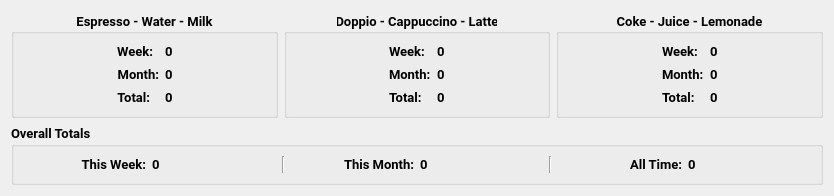
     <widget class="QWidget" name="statistics_tab">
      <attribute name="title">
       <string>Stats</string>
      </attribute>
      <layout class="QGridLayout" name="gridLayout_4" rowstretch="2,1">
       <item row="1" column="0" colspan="3">
        <widget class="QGroupBox" name="groupBox_7">
         <property name="font">
          <font>
           <family>Roboto</family>
           <pointsize>10</pointsize>
           <bold>true</bold>
          </font>
         </property>
         <property name="title">
          <string>Overall Totals</string>
         </property>
         <layout class="QHBoxLayout" name="horizontalLayout_8">
          <item>
           <widget class="QLabel" name="label_34">
            <property name="text">
             <string>This Week:</string>
            </property>
            <property name="alignment">
             <set>Qt::AlignmentFlag::AlignRight|Qt::AlignmentFlag::AlignTrailing|Qt::AlignmentFlag::AlignVCenter</set>
            </property>
            <property name="lblType" stdset="0">
             <string>emphasis</string>
            </property>
           </widget>
          </item>
          <item>
           <widget class="QLabel" name="overall_week_label">
            <property name="text">
             <string>0</string>
            </property>
            <property name="lblType" stdset="0">
             <string>extra-strong</string>
            </property>
           </widget>
          </item>
          <item>
           <widget class="Line" name="line">
            <property name="orientation">
             <enum>Qt::Orientation::Vertical</enum>
            </property>
           </widget>
          </item>
          <item>
           <widget class="QLabel" name="label_36">
            <property name="text">
             <string>This Month:</string>
            </property>
            <property name="alignment">
             <set>Qt::AlignmentFlag::AlignRight|Qt::AlignmentFlag::AlignTrailing|Qt::AlignmentFlag::AlignVCenter</set>
            </property>
            <property name="lblType" stdset="0">
             <string>emphasis</string>
            </property>
           </widget>
          </item>
          <item>
           <widget class="QLabel" name="overall_month_label">
            <property name="text">
             <string>0</string>
            </property>
            <property name="lblType" stdset="0">
             <string>extra-strong</string>
            </property>
           </widget>
          </item>
          <item>
           <widget class="Line" name="line_2">
            <property name="orientation">
             <enum>Qt::Orientation::Vertical</enum>
            </property>
           </widget>
          </item>
          <item>
           <widget class="QLabel" name="label_38">
            <property name="text">
             <string>All Time:</string>
            </property>
            <property name="alignment">
             <set>Qt::AlignmentFlag::AlignRight|Qt::AlignmentFlag::AlignTrailing|Qt::AlignmentFlag::AlignVCenter</set>
            </property>
            <property name="lblType" stdset="0">
             <string>emphasis</string>
            </property>
           </widget>
          </item>
          <item>
           <widget class="QLabel" name="overall_total_label">
            <property name="text">
             <string>0</string>
            </property>
            <property name="lblType" stdset="0">
             <string>extra-strong</string>
            </property>
           </widget>
          </item>
         </layout>
        </widget>
       </item>
       <item row="0" column="0">
        <widget class="QGroupBox" name="cat_1_group">
         <property name="font">
          <font>
           <family>Roboto</family>
           <pointsize>10</pointsize>
           <bold>true</bold>
          </font>
         </property>
         <property name="title">
          <string>Espresso - Water - Milk</string>
         </property>
         <property name="alignment">
          <set>Qt::AlignmentFlag::AlignCenter</set>
         </property>
         <layout class="QHBoxLayout" name="horizontalLayout_10">
          <item>
           <spacer name="horizontalSpacer_16">
            <property name="orientation">
             <enum>Qt::Orientation::Horizontal</enum>
            </property>
            <property name="sizeHint" stdset="0">
             <size>
              <width>94</width>
              <height>20</height>
             </size>
            </property>
           </spacer>
          </item>
          <item>
           <layout class="QFormLayout" name="formLayout_4">
            <property name="labelAlignment">
             <set>Qt::AlignmentFlag::AlignLeading|Qt::AlignmentFlag::AlignLeft|Qt::AlignmentFlag::AlignVCenter</set>
            </property>
            <property name="formAlignment">
             <set>Qt::AlignmentFlag::AlignCenter</set>
            </property>
            <item row="0" column="0">
             <widget class="QLabel" name="label_16">
              <property name="text">
               <string>Week:</string>
              </property>
              <property name="alignment">
               <set>Qt::AlignmentFlag::AlignRight|Qt::AlignmentFlag::AlignTrailing|Qt::AlignmentFlag::AlignVCenter</set>
              </property>
             </widget>
            </item>
            <item row="1" column="0">
             <widget class="QLabel" name="label_17">
              <property name="text">
               <string>Month:</string>
              </property>
              <property name="alignment">
               <set>Qt::AlignmentFlag::AlignRight|Qt::AlignmentFlag::AlignTrailing|Qt::AlignmentFlag::AlignVCenter</set>
              </property>
             </widget>
            </item>
            <item row="1" column="1">
             <widget class="QLabel" name="cat_1_month_label">
              <property name="minimumSize">
               <size>
                <width>0</width>
                <height>0</height>
               </size>
              </property>
              <property name="text">
               <string>0</string>
              </property>
              <property name="lblType" stdset="0">
               <string>highlight</string>
              </property>
             </widget>
            </item>
            <item row="2" column="0">
             <widget class="QLabel" name="label_18">
              <property name="text">
               <string>Total:</string>
              </property>
              <property name="alignment">
               <set>Qt::AlignmentFlag::AlignRight|Qt::AlignmentFlag::AlignTrailing|Qt::AlignmentFlag::AlignVCenter</set>
              </property>
             </widget>
            </item>
            <item row="2" column="1">
             <widget class="QLabel" name="cat_1_total_label">
              <property name="text">
               <string>0</string>
              </property>
              <property name="lblType" stdset="0">
               <string>strong</string>
              </property>
             </widget>
            </item>
            <item row="0" column="1">
             <widget class="QLabel" name="cat_1_week_label">
              <property name="minimumSize">
               <size>
                <width>0</width>
                <height>0</height>
               </size>
              </property>
              <property name="text">
               <string>0</string>
              </property>
              <property name="lblType" stdset="0">
               <string>highlight</string>
              </property>
             </widget>
            </item>
           </layout>
          </item>
          <item>
           <spacer name="horizontalSpacer_17">
            <property name="orientation">
             <enum>Qt::Orientation::Horizontal</enum>
            </property>
            <property name="sizeHint" stdset="0">
             <size>
              <width>93</width>
              <height>20</height>
             </size>
            </property>
           </spacer>
          </item>
         </layout>
        </widget>
       </item>
       <item row="0" column="1">
        <widget class="QGroupBox" name="cat_2_group">
         <property name="font">
          <font>
           <family>Roboto</family>
           <pointsize>10</pointsize>
           <bold>true</bold>
          </font>
         </property>
         <property name="title">
          <string>Doppio - Cappuccino - Latte</string>
         </property>
         <property name="alignment">
          <set>Qt::AlignmentFlag::AlignCenter</set>
         </property>
         <layout class="QHBoxLayout" name="horizontalLayout_11">
          <item>
           <spacer name="horizontalSpacer_18">
            <property name="orientation">
             <enum>Qt::Orientation::Horizontal</enum>
            </property>
            <property name="sizeHint" stdset="0">
             <size>
              <width>93</width>
              <height>20</height>
             </size>
            </property>
           </spacer>
          </item>
          <item>
           <layout class="QFormLayout" name="formLayout_5">
            <property name="labelAlignment">
             <set>Qt::AlignmentFlag::AlignLeading|Qt::AlignmentFlag::AlignLeft|Qt::AlignmentFlag::AlignVCenter</set>
            </property>
            <property name="formAlignment">
             <set>Qt::AlignmentFlag::AlignCenter</set>
            </property>
            <item row="0" column="0">
             <widget class="QLabel" name="label_19">
              <property name="text">
               <string>Week:</string>
              </property>
             </widget>
            </item>
            <item row="0" column="1">
             <widget class="QLabel" name="cat_2_week_label">
              <property name="minimumSize">
               <size>
                <width>0</width>
                <height>0</height>
               </size>
              </property>
              <property name="text">
               <string>0</string>
              </property>
              <property name="lblType" stdset="0">
               <string>highlight</string>
              </property>
             </widget>
            </item>
            <item row="1" column="0">
             <widget class="QLabel" name="label_21">
              <property name="text">
               <string>Month:</string>
              </property>
             </widget>
            </item>
            <item row="1" column="1">
             <widget class="QLabel" name="cat_2_month_label">
              <property name="minimumSize">
               <size>
                <width>0</width>
                <height>0</height>
               </size>
              </property>
              <property name="text">
               <string>0</string>
              </property>
              <property name="lblType" stdset="0">
               <string>highlight</string>
              </property>
             </widget>
            </item>
            <item row="2" column="0">
             <widget class="QLabel" name="label_20">
              <property name="text">
               <string>Total:</string>
              </property>
             </widget>
            </item>
            <item row="2" column="1">
             <widget class="QLabel" name="cat_2_total_label">
              <property name="text">
               <string>0</string>
              </property>
              <property name="lblType" stdset="0">
               <string>strong</string>
              </property>
             </widget>
            </item>
           </layout>
          </item>
          <item>
           <spacer name="horizontalSpacer_19">
            <property name="orientation">
             <enum>Qt::Orientation::Horizontal</enum>
            </property>
            <property name="sizeHint" stdset="0">
             <size>
              <width>93</width>
              <height>20</height>
             </size>
            </property>
           </spacer>
          </item>
         </layout>
        </widget>
       </item>
       <item row="0" column="2">
        <widget class="QGroupBox" name="cat_3_group">
         <property name="font">
          <font>
           <family>Roboto</family>
           <pointsize>10</pointsize>
           <bold>true</bold>
          </font>
         </property>
         <property name="title">
          <string>Coke - Juice - Lemonade</string>
         </property>
         <property name="alignment">
          <set>Qt::AlignmentFlag::AlignCenter</set>
         </property>
         <layout class="QHBoxLayout" name="horizontalLayout_17">
          <item>
           <spacer name="horizontalSpacer_20">
            <property name="orientation">
             <enum>Qt::Orientation::Horizontal</enum>
            </property>
            <property name="sizeHint" stdset="0">
             <size>
              <width>94</width>
              <height>20</height>
             </size>
            </property>
           </spacer>
          </item>
          <item>
           <layout class="QFormLayout" name="formLayout_6">
            <property name="labelAlignment">
             <set>Qt::AlignmentFlag::AlignLeading|Qt::AlignmentFlag::AlignLeft|Qt::AlignmentFlag::AlignVCenter</set>
            </property>
            <property name="formAlignment">
             <set>Qt::AlignmentFlag::AlignCenter</set>
            </property>
            <item row="0" column="0">
             <widget class="QLabel" name="label_22">
              <property name="text">
               <string>Week:</string>
              </property>
             </widget>
            </item>
            <item row="0" column="1">
             <widget class="QLabel" name="cat_3_week_label">
              <property name="minimumSize">
               <size>
                <width>0</width>
                <height>0</height>
               </size>
              </property>
              <property name="text">
               <string>0</string>
              </property>
              <property name="lblType" stdset="0">
               <string>highlight</string>
              </property>
             </widget>
            </item>
            <item row="1" column="0">
             <widget class="QLabel" name="label_24">
              <property name="text">
               <string>Month:</string>
              </property>
             </widget>
            </item>
            <item row="1" column="1">
             <widget class="QLabel" name="cat_3_month_label">
              <property name="minimumSize">
               <size>
                <width>0</width>
                <height>0</height>
               </size>
              </property>
              <property name="text">
               <string>0</string>
              </property>
              <property name="lblType" stdset="0">
               <string>highlight</string>
              </property>
             </widget>
            </item>
            <item row="2" column="0">
             <widget class="QLabel" name="label_23">
              <property name="text">
               <string>Total:</string>
              </property>
             </widget>
            </item>
            <item row="2" column="1">
             <widget class="QLabel" name="cat_3_total_label">
              <property name="text">
               <string>0</string>
              </property>
              <property name="lblType" stdset="0">
               <string>strong</string>
              </property>
             </widget>
            </item>
           </layout>
          </item>
          <item>
           <spacer name="horizontalSpacer_21">
            <property name="orientation">
             <enum>Qt::Orientation::Horizontal</enum>
            </property>
            <property name="sizeHint" stdset="0">
             <size>
              <width>93</width>
              <height>20</height>
             </size>
            </property>
           </spacer>
          </item>
         </layout>
        </widget>
       </item>
      </layout>
     </widget>
